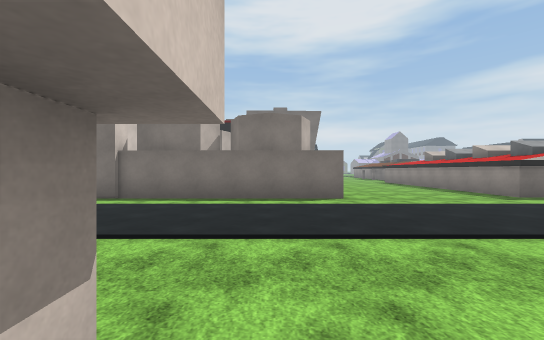
[1] (above)

24 first-person views from a walk through a 3-D level made in the Unity game engine. The camera is 1.5 m above the floor, looks level and sees 90° across. The floor is counted in squares, 1.8 m on a side. Each view is taken from the middle of a square. On the plan, view 1 faces up. The plan holds only what a view shows up to about 10 squares ahead; the rest is blank. The place goes on beyond the plan. The terrain is drawn as flat ground. The player is left out. Some animated figures are not drawn. Surface patterns are stand-ins for the level's own textures.

[2]
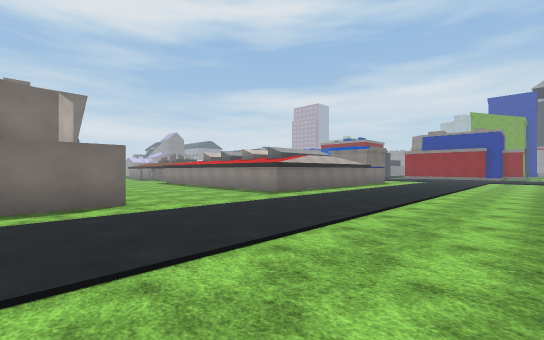

[3]
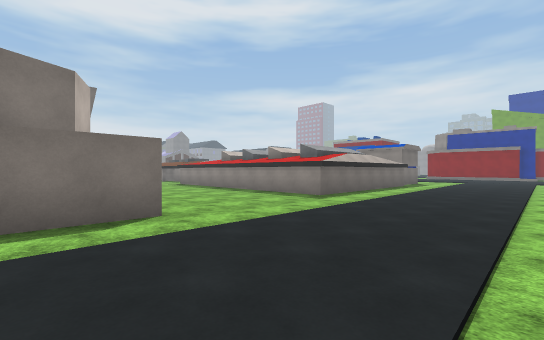

[4]
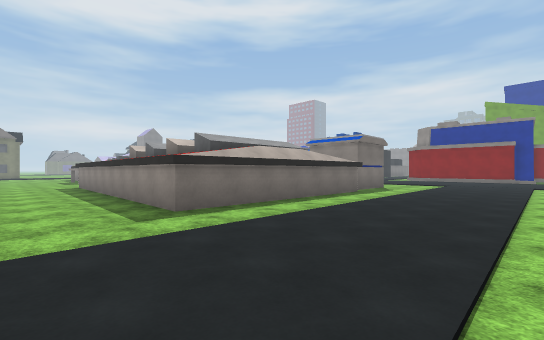

[5]
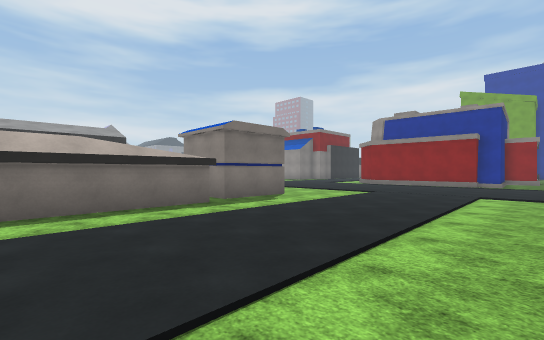

[6]
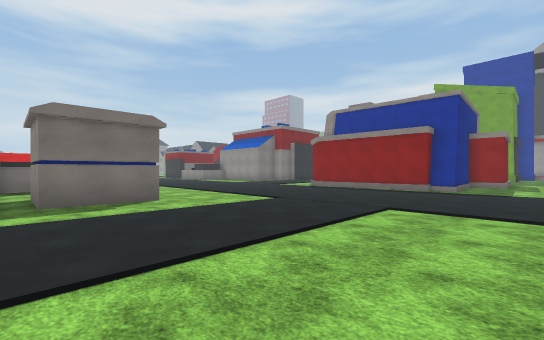

[7]
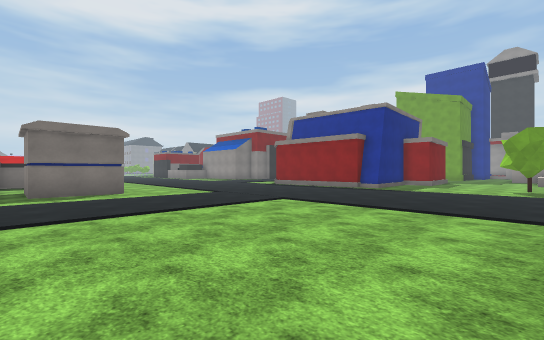

[8]
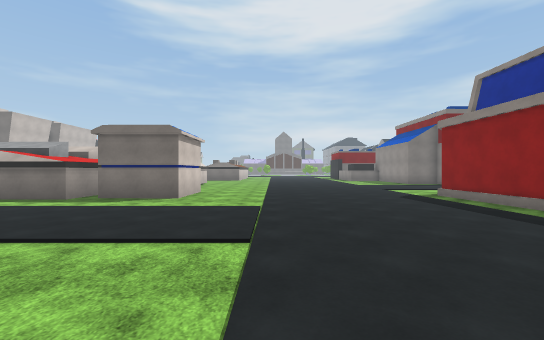

[9]
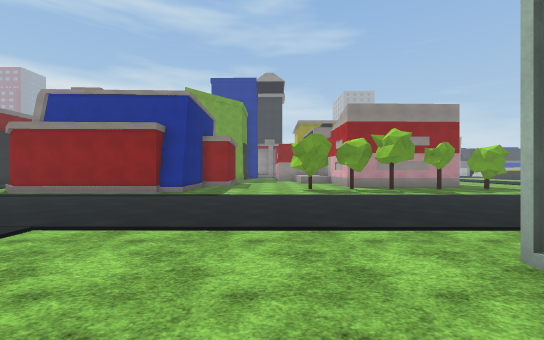

[10]
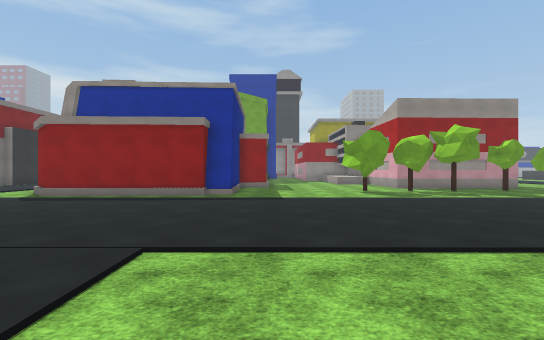

[11]
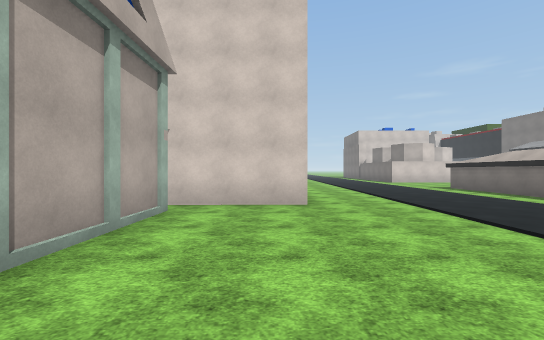

[12]
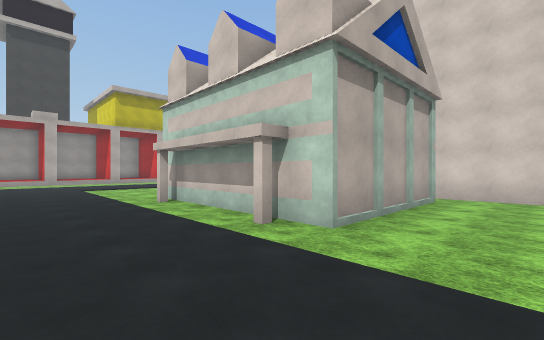

[13]
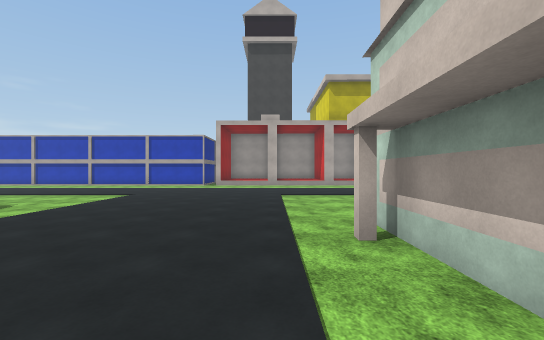

[14]
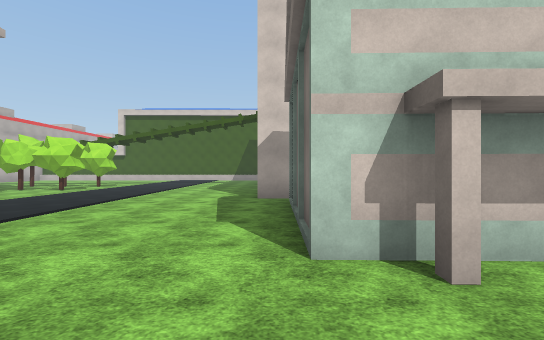

[15]
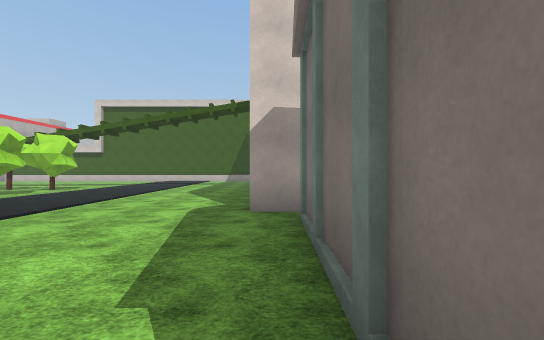

[16]
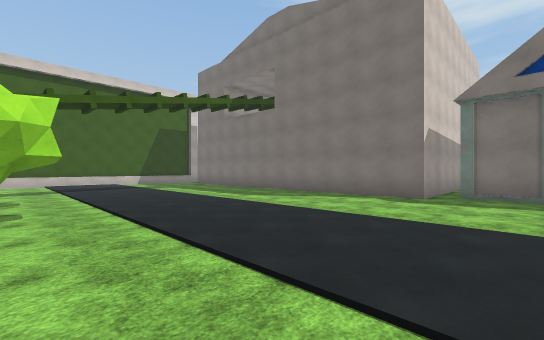

[17]
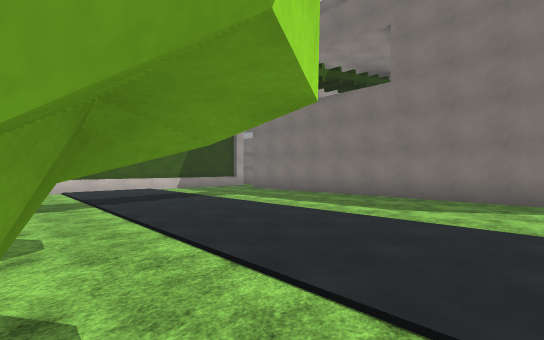

[18]
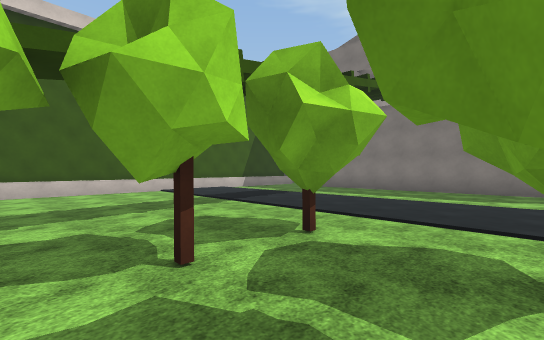

[19]
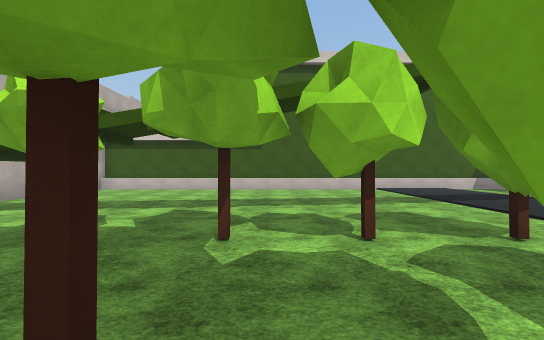

[20]
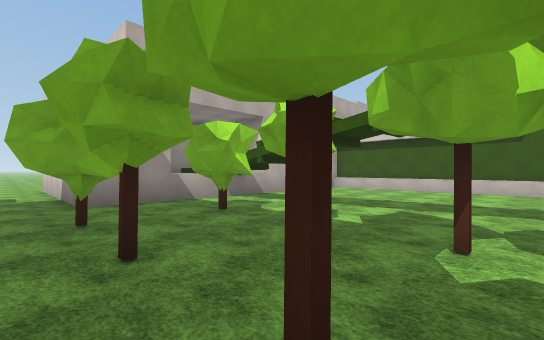

[21]
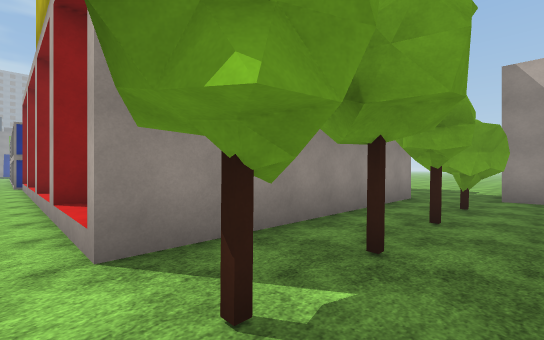

[22]
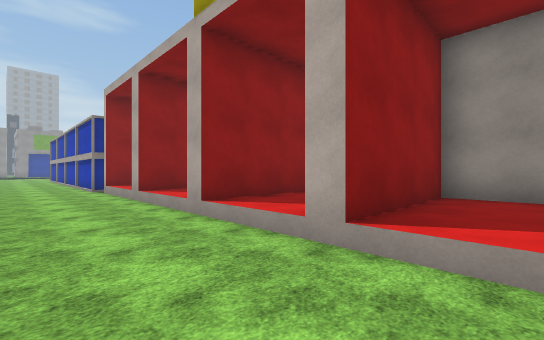

[23]
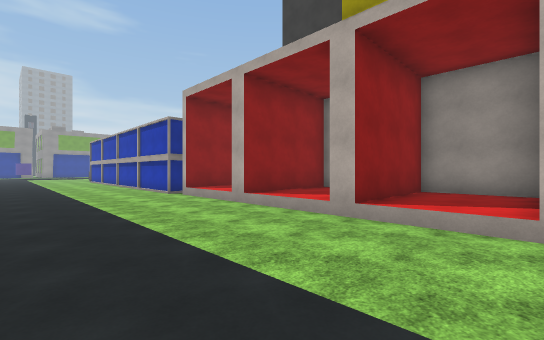

[24]
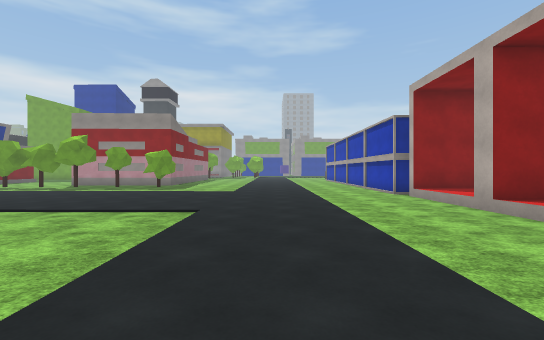

### Floor plan
Key: @ floor where view 1 was taken; # wall or solid block; x gap in a wall; . main floor; : floor 0.5 m higher than the main floor; ^ raised ledge.
Columns run from 4 left of view 1 to 28 right of it. Each row starts with its distance up from view 1.
 11        .....#      .#          ..
 10        .....#     #.###.........#
  9        .....#######.###........##
  8 #######........................#
  7 ...............................#
  6 ...............................#
  5  ..............................##
  4  ...............................#
  3   ...............................
  2   ...............................
  1    ..............................
  0    #@            #...............
 -1                  #..............#
 -2                  #..............#
 -3                  # ######........
 -4                        #.........
 -5                        #.........
 -6                  #     #.........
 -7                  #.    #.........
 -8                  #.#####........
 -9          #########.............
-10          .......................
-11         .........................
-12        ..........................
-13      ............................
-14      ............................
-15     .............................
-16    #.............................
-17    #............................
-18    #........#.#................
-19    #..........................
-20    #........#.#.#::#::#::#::##
-21    #............#::#::#::# :#
-22    #........#.#.#::#::# :#  #
-23    #............#::#::# :#
-24     ............#######
-25      .......x.x.#
-26      .......#.#.#
-27      .. .##.....#
-28         .##......
-29        ##  ^##...
-30              #...

Positions as (right, up) in squares from view 1, and headings:
1: (0, 0), facing up
2: (0, 1), facing up-right
3: (0, 3), facing up-right
4: (5, 3), facing up-right
5: (11, 2), facing up-right
6: (15, 1), facing up-right
7: (15, -2), facing up-right
8: (21, 0), facing up
9: (17, 0), facing right
10: (18, 2), facing right
11: (20, 0), facing left
12: (23, 0), facing down-left
13: (21, -4), facing down
14: (22, -9), facing left
15: (19, -9), facing left
16: (16, -18), facing up-left
17: (11, -18), facing up-left
18: (10, -21), facing up-left
19: (11, -21), facing left
20: (11, -21), facing down-left
21: (9, -19), facing down-right
22: (13, -17), facing down-right
23: (15, -15), facing down-right
24: (15, -15), facing right
